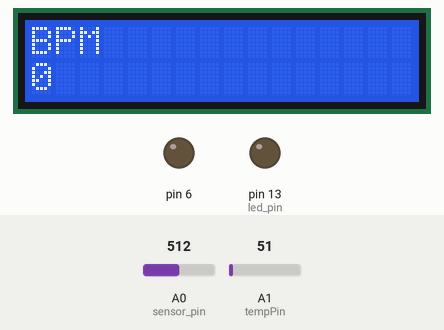
Bench run of a sketch on a simulated Arduino Uno, built with avr-gcc and run on an emulated ATmega328P. Shown: 16×2 character LCD, output pins drawn as LEDs (lit = HIGH). Dashed ring = blinking. The inputs (shaded band) are chosen by the test bench; at power-on: A1 (tempPin) = 51, A0 (sensor_pin) = 512. What the sketch prints to the serial monitor is not drawn.

Above: at 5.8 s.
5.9 s: A1 (tempPin) set to 70
At 9.0 s:
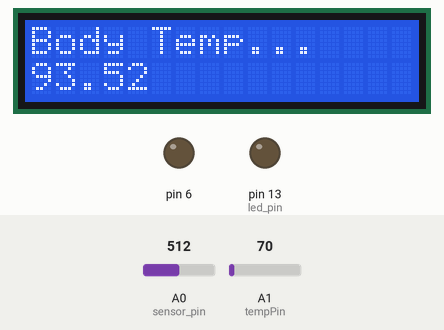
14.2 s: A1 (tempPin) set to 84
At 20.1 s:
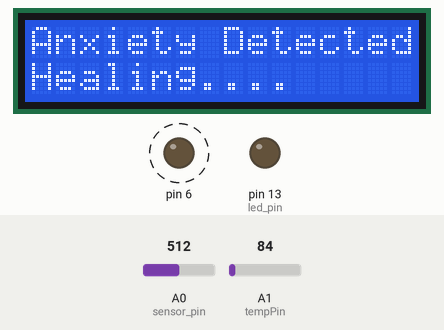
22.5 s: A0 (sensor_pin) set to 526
At 24.3 s:
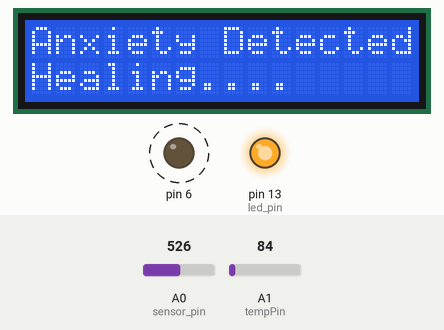
27.7 s: A1 (tempPin) set to 71
At 35.8 s:
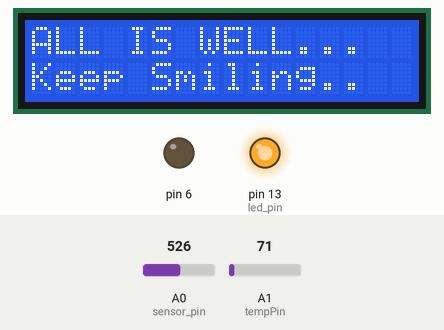
36.0 s: A1 (tempPin) set to 86
At 42.6 s:
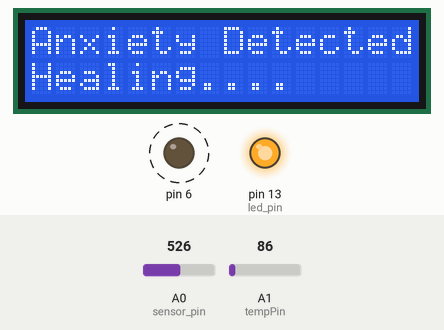
44.3 s: A0 (sensor_pin) set to 511
At 45.2 s:
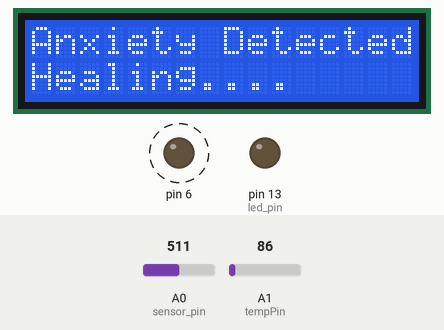
Timing chart, 0 to 53.4 s (numbered marks = the images above; inputs shaded):
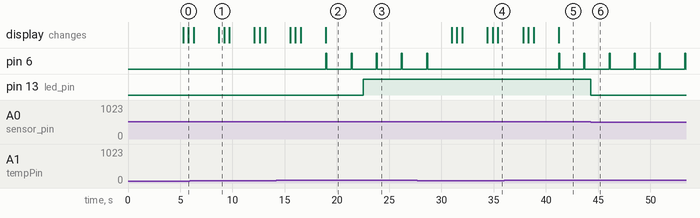

The sketch:

Heart_rate_temp_lcd_compiled.ino
```cpp
#include <LiquidCrystal.h>
int val;
int tempPin = 1;
int sensor_pin = 0;
int led_pin = 13;

volatile int heart_rate;
volatile int analog_data;
volatile int time_between_beats = 600;
volatile boolean pulse_signal = false;
volatile int beat[10];         //heartbeat values will be sorted in this array
volatile int peak_value = 512;
volatile int trough_value = 512;
volatile int thresh = 525;
volatile int amplitude = 100;
volatile boolean first_heartpulse = true;
volatile boolean second_heartpulse = false;
volatile unsigned long samplecounter = 0;   //This counter will tell us the pulse timing
volatile unsigned long lastBeatTime = 0;
const int rs = 12, en = 11, d4 = 5, d5 = 4, d6 = 3, d7 = 2;
LiquidCrystal lcd(rs, en, d4, d5, d6, d7);

void setup()
{
 pinMode(led_pin,OUTPUT);
  Serial.begin(115200);
  interruptSetup();
pinMode(6,OUTPUT);
lcd.begin(16, 2);
Serial.begin(9600);
lcd.setCursor(0,0);
lcd.print("Welcome");
lcd.setCursor(0,1);
lcd.print("Loading....");
delay(3000);
}
void loop()
{
Serial.print("BPM: ");
Serial.println(heart_rate);
delay(200);
val = analogRead(tempPin);
float mv = ( val/1024.0)*5000;
float cel = mv/10;
float farh = (cel*9)/5 + 32;

Serial.print("TEMPRATURE = ");
Serial.print(cel);
Serial.print("*C");
Serial.println();
delay(1000);

Serial.print("TEMPRATURE = ");
Serial.print(farh);
Serial.print("*F");
Serial.println();
delay(1000);

if (farh >= 99)
{
  lcd.clear();
  lcd.setCursor(0,0);
lcd.print("Anxiety Detected");
lcd.setCursor(0,1);
lcd.print("Healing....");
digitalWrite(6,HIGH),
delay(100);
digitalWrite(6,LOW),
delay(100);

  }
else
{
  digitalWrite(6,LOW),
  lcd.clear();
  lcd.setCursor(0,0);
lcd.print("Body Temp...");
lcd.setCursor(0,1);
lcd.print(farh);
delay(500);
 lcd.clear();
  lcd.setCursor(0,0);
lcd.print("BPM");
lcd.setCursor(0,1);
lcd.print(heart_rate);
delay(500);
lcd.clear();
  lcd.setCursor(0,0);
lcd.print("ALL IS WELL...");
lcd.setCursor(0,1);
lcd.print("Keep Smiling..");
delay(200);

  }

}

void interruptSetup()

{

  TCCR2A = 0x02;  // This will disable the PWM on pin 3 and 11

  OCR2A = 0X7C;   // This will set the top of count to 124 for the 500Hz sample rate

  TCCR2B = 0x06;  // DON'T FORCE COMPARE, 256 PRESCALER

  TIMSK2 = 0x02;  // This will enable interrupt on match between OCR2A and Timer

  sei();          // This will make sure that the global interrupts are enable

}


ISR(TIMER2_COMPA_vect)

{

  cli();

  analog_data = analogRead(sensor_pin);

  samplecounter += 2;

  int N = samplecounter - lastBeatTime;


  if(analog_data < thresh && N > (time_between_beats/5)*3)

    {

      if (analog_data < trough_value)

      {

        trough_value = analog_data;

      }

    }


  if(analog_data > thresh && analog_data > peak_value)

    {

      peak_value = analog_data;

    }


   if (N > 250)

  {

    if ( (analog_data > thresh) && (pulse_signal == false) && (N > (time_between_beats/5)*3) )

      {

        pulse_signal = true;

        digitalWrite(led_pin,HIGH);

        time_between_beats = samplecounter - lastBeatTime;

        lastBeatTime = samplecounter;


       if(second_heartpulse)

        {

          second_heartpulse = false;

          for(int i=0; i<=9; i++)

          {

            beat[i] = time_between_beats; //Filling the array with the heart beat values

          }

        }


        if(first_heartpulse)

        {

          first_heartpulse = false;

          second_heartpulse = true;

          sei();

          return;

        }


      word runningTotal = 0;


      for(int i=0; i<=8; i++)

        {

          beat[i] = beat[i+1];

          runningTotal += beat[i];

        }


      beat[9] = time_between_beats;

      runningTotal += beat[9];

      runningTotal /= 10;

      heart_rate = 60000/runningTotal;

    }

  }


  if (analog_data < thresh && pulse_signal == true)

    {

      digitalWrite(led_pin,LOW);

      pulse_signal = false;

      amplitude = peak_value - trough_value;

      thresh = amplitude/2 + trough_value;

      peak_value = thresh;

      trough_value = thresh;

    }


  if (N > 2500)

    {

      thresh = 512;

      peak_value = 512;

      trough_value = 512;

      lastBeatTime = samplecounter;

      first_heartpulse = true;

      second_heartpulse = false;

    }


  sei();

}
```

Measured:
- the behaviour switches between 76 and 77 on A1 (tempPin) (found by bisection; images 1 and 2)
- the behaviour switches between 512 and 513 on A0 (sensor_pin) (found by bisection; images 2 and 3)
- after the input at 14.2 s, pin 6: alternates HIGH for 0.10 s and LOW for 2.3 s, starting after 4.7 s; the display: first differs from a run without the input after 4.7 s (image 2)
- after the input at 22.5 s, pin 13 (led_pin): LOW → HIGH at once
- after the input at 27.7 s, pin 6: goes on until 28.7 s, then stays LOW; the display: first changes after 3.3 s (image 4 shows a later state)
- after the input at 36.0 s, pin 6: alternates HIGH for 0.10 s and LOW for 2.3 s, starting after 5.2 s; the display: first differs from a run without the input after 5.2 s (image 5)
- after the input at 44.3 s, pin 13 (led_pin): HIGH → LOW at once
